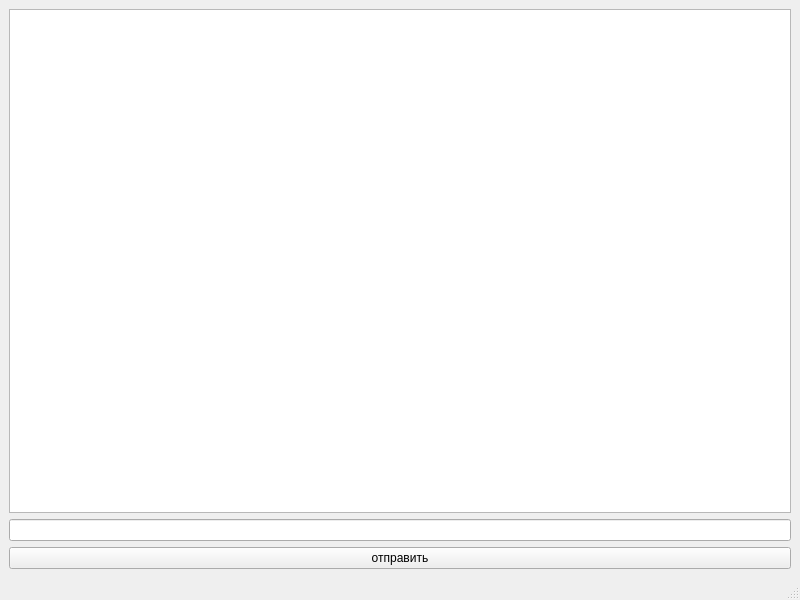
<?xml version="1.0" encoding="UTF-8"?>
<ui version="4.0">
 <class>MainWindow</class>
 <widget class="QMainWindow" name="MainWindow">
  <property name="geometry">
   <rect>
    <x>0</x>
    <y>0</y>
    <width>800</width>
    <height>600</height>
   </rect>
  </property>
  <property name="windowTitle">
   <string>TODO: заголовок и иконка</string>
  </property>
  <widget class="QWidget" name="centralwidget">
   <layout class="QGridLayout" name="gridLayout">
    <item row="0" column="0">
     <widget class="QListWidget" name="listWidget"/>
    </item>
    <item row="1" column="0">
     <widget class="QLineEdit" name="lineEdit"/>
    </item>
    <item row="2" column="0">
     <widget class="QPushButton" name="pushButton_send">
      <property name="text">
       <string>отправить</string>
      </property>
     </widget>
    </item>
   </layout>
  </widget>
  <widget class="QMenuBar" name="menubar">
   <property name="geometry">
    <rect>
     <x>0</x>
     <y>0</y>
     <width>800</width>
     <height>24</height>
    </rect>
   </property>
  </widget>
  <widget class="QStatusBar" name="statusbar"/>
 </widget>
 <resources/>
 <connections/>
</ui>
